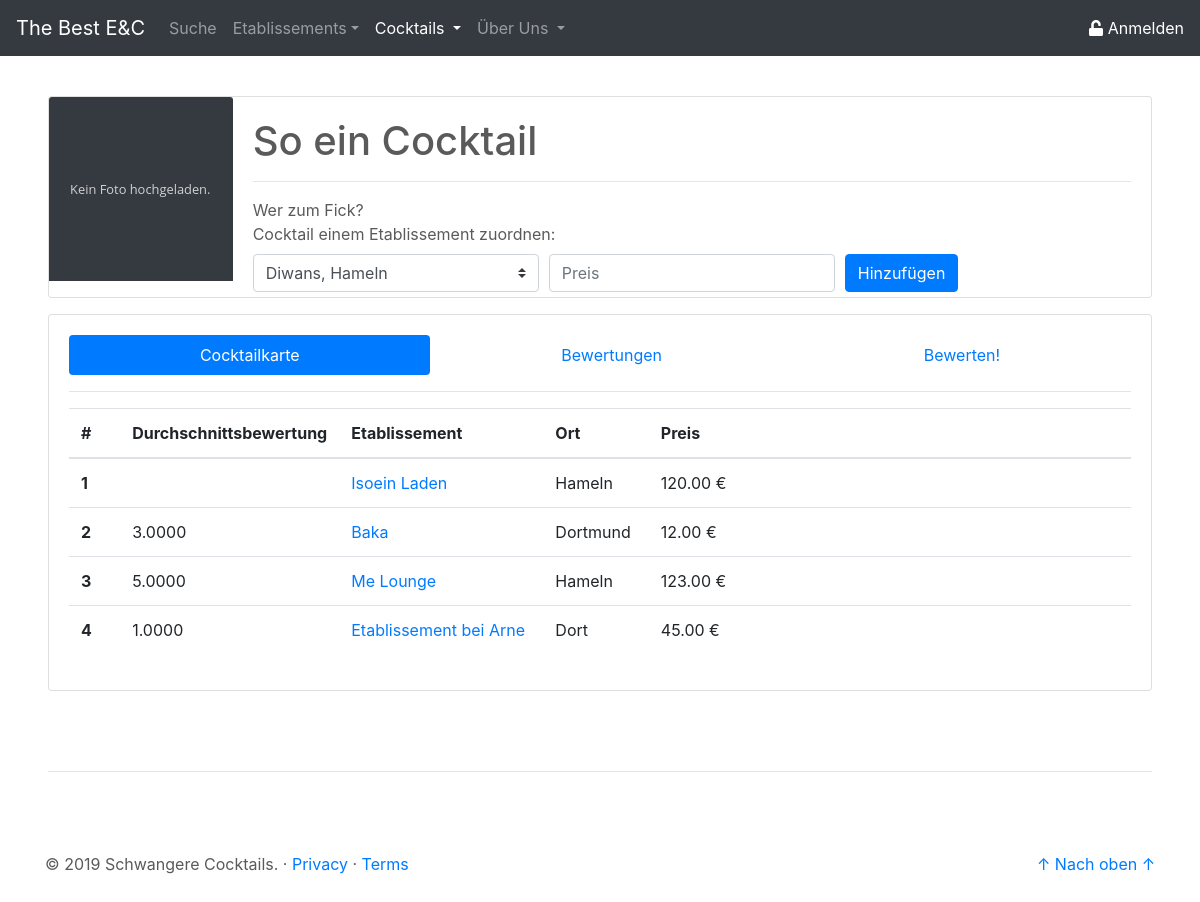
/site/cocktail_details.php?cock_id=1, run on an earlier commit of the app's database.
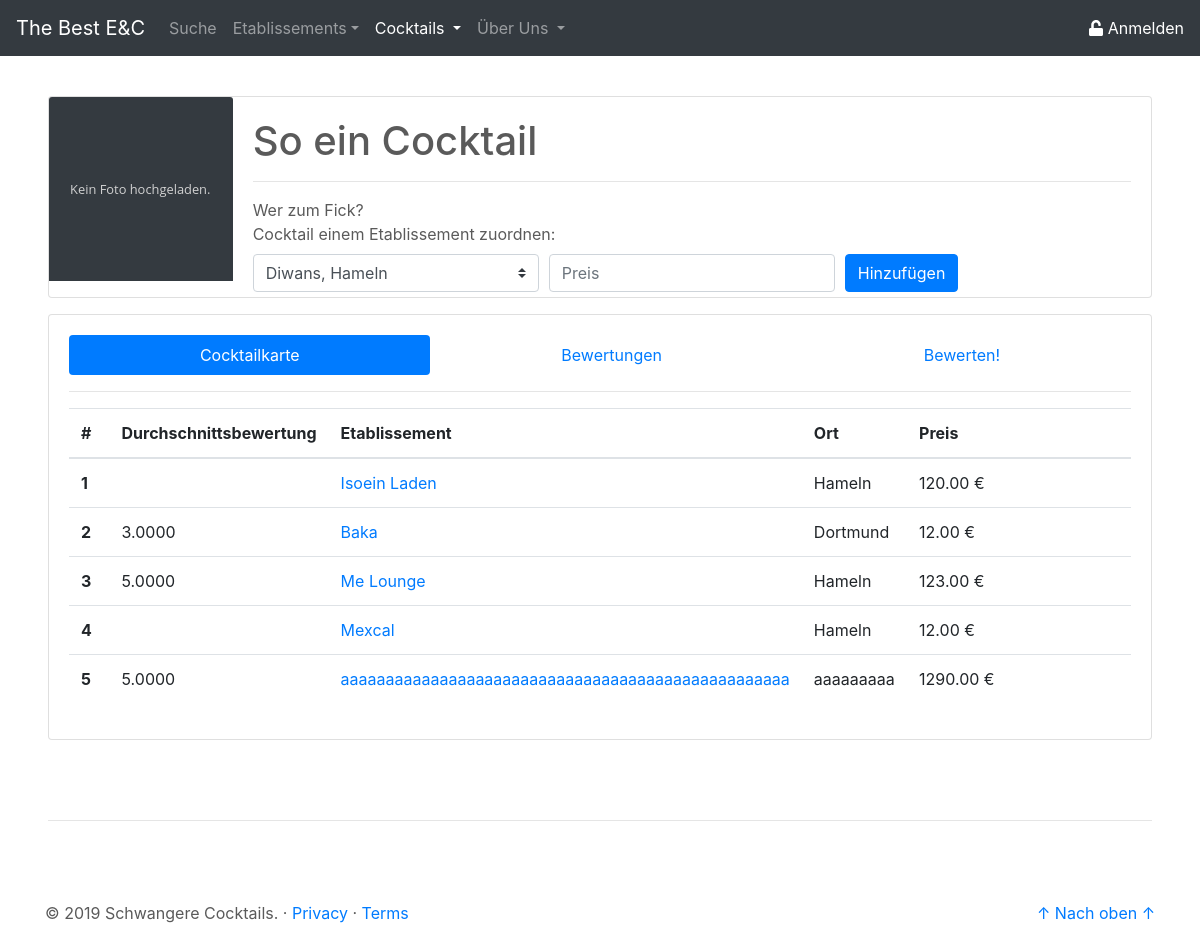
And on a later commit of the database.
### tables this page shows
CREATE TABLE `cock` (
  `id` int(11) NOT NULL,
  `name` varchar(50) NOT NULL,
  `beschreibung` text NOT NULL,
  `img` longblob NOT NULL
);

CREATE TABLE `etab` (
  `id` int(11) NOT NULL,
  `name` varchar(50) NOT NULL,
  `ort` varchar(50) NOT NULL,
  `anschrift` varchar(50) NOT NULL,
  `verifiziert` tinyint(1) NOT NULL DEFAULT '0',
  `img` longblob NOT NULL
);

### php/db/select_cockInfo.php (called while the page is built, shortened)
<?php
$pdo = new PDO('mysql:host=localhost;dbname=dbprog', 'root', '');
$statement = $pdo->prepare(
    "SELECT
        c.id as id,
        c.name as name,
        c.beschreibung as beschreibung,
        c.img as img
    FROM cock c
    WHERE c.id = :cock_id"
);
$result = $statement->execute(array('cock_id' => $cockId));
$cockInfo = $statement->fetch();

### php/db/select_allEtab.php (called while the page is built, shortened)
<?php
$pdo = new PDO('mysql:host=localhost;dbname=dbprog', 'root', '');
$statement = $pdo->prepare(
    "SELECT id
		   ,name
		   ,ort
     FROM etab");
$result = $statement->execute();
$allEtab = $statement->fetchAll();

### php/db/select_cocktailkarte.php (called while the page is built, shortened)
<?php
$pdo = new PDO('mysql:host=localhost;dbname=dbprog', 'root', '');
if(isset($cockId)){
	$statement = $pdo->prepare(
		"SELECT e.id as id
			   ,e.name as name
			   ,e.ort as ort
			   ,ce.preis as preis
			   ,AVG(bc.wert) as wert
		 FROM cock_etab ce
			JOIN etab e
				ON e.id = ce.etab_id
			LEFT JOIN bew_cock bc
				ON ce.id = bc.cock_etab_id
		 WHERE ce.cock_id = :cock_id
		 GROUP BY e.id
				 ,e.name
				 ,e.ort
				 ,ce.preis
				 ,ce.cock_id");
	$result = $statement->execute(array('cock_id' => $cockId));
}
$cocktailkarte = $statement->fetchAll();

### site/cocktail_details.php (the view, shortened to what this page needs)
<?php
$activeHead = "cocktail";
$cockId = $_GET['cock_id'];
include('../php/db/select_cockInfo.php');
include('../php/db/select_cocktailkarte.php');
include('../php/db/select_allEtab.php');
include('../php/db/select_cockEtab_id.php');
?>
<!doctype html>
<html lang="de">
<head>
	<link rel="stylesheet" href="https://stackpath.bootstrapcdn.com/bootstrap/4.3.1/css/bootstrap.min.css">
	<link href="../css/csstoolbox.css" rel="stylesheet">
</head>
<body>
	<header>
		<?php
		include('../php/buildHeader.php');
		?>
	</header>
	<main role="main">
		<div class="mt-5 ml-5 mr-5">
			<div class="card mb-3" width="100%" style="max-height: 360px;">
				<div class="row no-gutters">
					<div class="col-md-2">
						<?php
						if ($cockInfo["img"] == null)
							echo '<img src="../res/placeholder_no_image.svg" class="card-img-top">';
						else
							echo '<img src="../php/db/get_img.php?cock_id=' . $cockInfo["id"] . '" class="card-img-top">';
						?>
					</div>
					<div class="col-md-10">
						<div class="card-body d-flex flex-column" style="max-height: 200px;">
							<div>
								<h1 class="card-title"> <?php echo $cockInfo["name"]; ?> </h1>
								<hr>
							</div>
							<div>
								<p class="card-text"> <?php echo $cockInfo["beschreibung"]; ?> </p>
							</div>
							<div class="mt-auto">
								<?php echo '
								<form action="../php/cock_zu_etab.php?cock_id=' . $_GET['cock_id'] . '" method="POST">
								<label for="zu_etab">Cocktail einem Etablissement zuordnen:</label>
									<div class="form-row">
										<div class="col-4">
										<select class="custom-select" name="zu_etab" id="zu_etab">';
								for ($i = 0; $i < count($allEtab); $i++) {
									$isValid = true;
									for ($j = 0; $j < count($select_cockEtab_id); $j++) {
										if ($allEtab[$i][0] == $select_cockEtab_id[$j][0]) {
											$isValid = false;
										}
									}
									if ($isValid == true) {
										echo '<option value="' . $allEtab[$i][0] . '">' . $allEtab[$i][1] . ', ' . $allEtab[$i][2] . '</option>';
									}
								}
								echo '
										</select>
										</div>
										<div class="col-4">
										<input type="text" maxlength="10" class="form-control" name="preis" id="preis" placeholder="Preis" required>
										</div>
										<div class="col-auto">
											<button type="submit" class="btn btn-primary">Hinzuf&uuml;gen</button>
										</div>
									</div>
								</form>'; ?>
							</div>
						</div>
					</div>
				</div>
			</div>
			<div class="card card-body">
				<ul class="nav nav-pills flex-column flex-sm-row" id="cockDetail-tab" role="tablist">
					<li class="flex-sm-fill text-sm-center nav-item">
						<a class="nav-link active" id="cocktailKarte-tab" data-toggle="pill" href="#cocktailKarte" role="tab" aria-controls="cocktailKarte" aria-selected="true">Cocktailkarte</a>
					</li>
					<li class="flex-sm-fill text-sm-center nav-item">
						<a class="nav-link" id="bewertungen-tab" data-toggle="pill" href="#bewertungen" role="tab" aria-controls="bewertungen" aria-selected="false">Bewertungen</a>
					</li>
					<li class="flex-sm-fill text-sm-center nav-item">
						<a class="nav-link" id="bewerten-tab" data-toggle="pill" href="#bewerten" role="tab" aria-controls="bewerten" aria-selected="false">Bewerten!</a>
					</li>
				</ul>
				<hr>
				<div class="tab-content" id="cockDetail-tabContent">
					<div class="tab-pane fade show active" id="cocktailKarte" role="tabpanel" aria-labelledby="cocktailKarte-tab">
						<?php echo '
						<table class="table">
							<thead>
								<tr>
									<th scope="col" style="width: 5.00%">#</th>
									<th scope="col" style="width: 5.00%">Durchschnittsbewertung</th>
									<th scope="col" style="width: 20.00%">Etablissement</th>
									<th scope="col" style="width: 10.00%">Ort</th>
									<th scope="col" style="width: 50.00%">Preis</th>
								</tr>
							</thead>
							<tbody>';
						for ($i = 0; $i < count($cocktailkarte); $i++) {
							echo '<tr>';
							echo '<th scope="row">' . ($i + 1) . '</th>';
							echo '<td>' . $cocktailkarte[$i]["wert"] . '</td>';
							echo '<td>  <a class="" href="etablissement_details.php?etab_id= ' . $cocktailkarte[$i]["id"] . '">' . $cocktailkarte[$i]["name"] . '</a></td>';
							echo '<td>' . $cocktailkarte[$i]["ort"] . '</td>';
							echo '<td>' . $cocktailkarte[$i]["preis"] . ' €</td>';
							echo '</tr>';
						}
						echo '
							</tbody>
						</table>';
						?>
					</div>
				</div>
			</div>
		</div>
	</main>
	<hr class="ct-hr-divider ml-5 mr-5">
	<footer role="footer" class="container">
		<?php
		include('../php/buildFooter.php');
		?>
	</footer>
</body>
</html>

### php/buildHeader.php (shortened to what this page needs)
<?php
$searchActive = "";
$cocktailActive = "";
$etablissementActive = "";
$uberUnsActive = "";
if ($activeHead == "search") {
    $searchActive = "active";
} elseif ($activeHead == "etablissement") {
    $etablissementActive = "active";
} elseif ($activeHead == "cocktail") {
    $cocktailActive = "active";
} elseif ($activeHead == "uberUns") {
    $uberUnsActive = "active";
}
echo '
    <nav class="navbar navbar-expand-md navbar-dark fixed-top bg-dark">
        <a class="navbar-brand" href="../site/">The Best E&C</a>
        <div class="collapse navbar-collapse" id="navbarCollapse">
            <ul class="navbar-nav mr-auto">
                <li class="nav-item ' . $searchActive . '">
                    <a class="nav-link" href="../site/suche.php">Suche</a>
                </li>
                <li class="nav-item dropdown  ' . $etablissementActive . '">
                    <a class="nav-link dropdown-toggle" href="" id="etablissementDropdown" role="button" data-toggle="dropdown" aria-haspopup="true" aria-expanded="false">Etablissements</a>
                </li>
                <li class="nav-item dropdown ' . $cocktailActive . '">
                    <a class="nav-link dropdown-toggle" href="" id="cocktailDropdown" role="button" data-toggle="dropdown" aria-haspopup="true" aria-expanded="false">Cocktails
                    </a>
                </li>
				<li class="nav-item dropdown ' . $uberUnsActive . '">
				<a class="nav-link dropdown-toggle" href="" id="uberUnsDropdown" role="button" data-toggle="dropdown" aria-haspopup="true" aria-expanded="false">Über Uns
                    </a>
				</li>
            </ul>';
if (isset($_SESSION['userId'])) {
    echo '<a href="../site/profil_main.php" class="profil-nav mr-3"><i class="far fa-user"></i> Profil</a>';
    echo '<a href="../php/logout.php" class="profil-nav"><i class="fas fa-lock"></i> Abmelden</a>';
} else {
    echo '<a href="../site/signin.php" class="profil-nav"><i class="fas fa-unlock"></i> Anmelden</a>';
}
echo '
        </div>
    </nav>';

### php/buildFooter.php
<?php
echo '
    <p class="float-right"><a href="#">↑ Nach oben ↑</a></p>
    <p>&copy; 2019 Schwangere Cocktails. &middot; <a href="../site/footer_privacy.php">Privacy</a> &middot; <a href="../site/footer_terms.php">Terms</a></p>';

### css/csstoolbox.css (style rules this page uses)
a.profil-nav:link { color: #FFFFFF; }
body { padding-top: 3rem; padding-bottom: 3rem; margin: auto; color: #5a5a5a; }
.ct-hr-divider { margin: 5rem; }

What changed in the data, as far as the page shows it:
removed etab: wert "1.0000", name "Etablissement bei Arne", ort "Dort", preis "45.00"
now on this page (row unchanged): etab: name "Mexcal", ort "Hameln", preis "12.00"
added etab: wert "5.0000", name "aaaaaaaaaaaaaaaaaaaaaaaaaaaaaaaaaaaaaaaaaaaaaaaaaa", ort "aaaaaaaaa", preis "1290.00"
